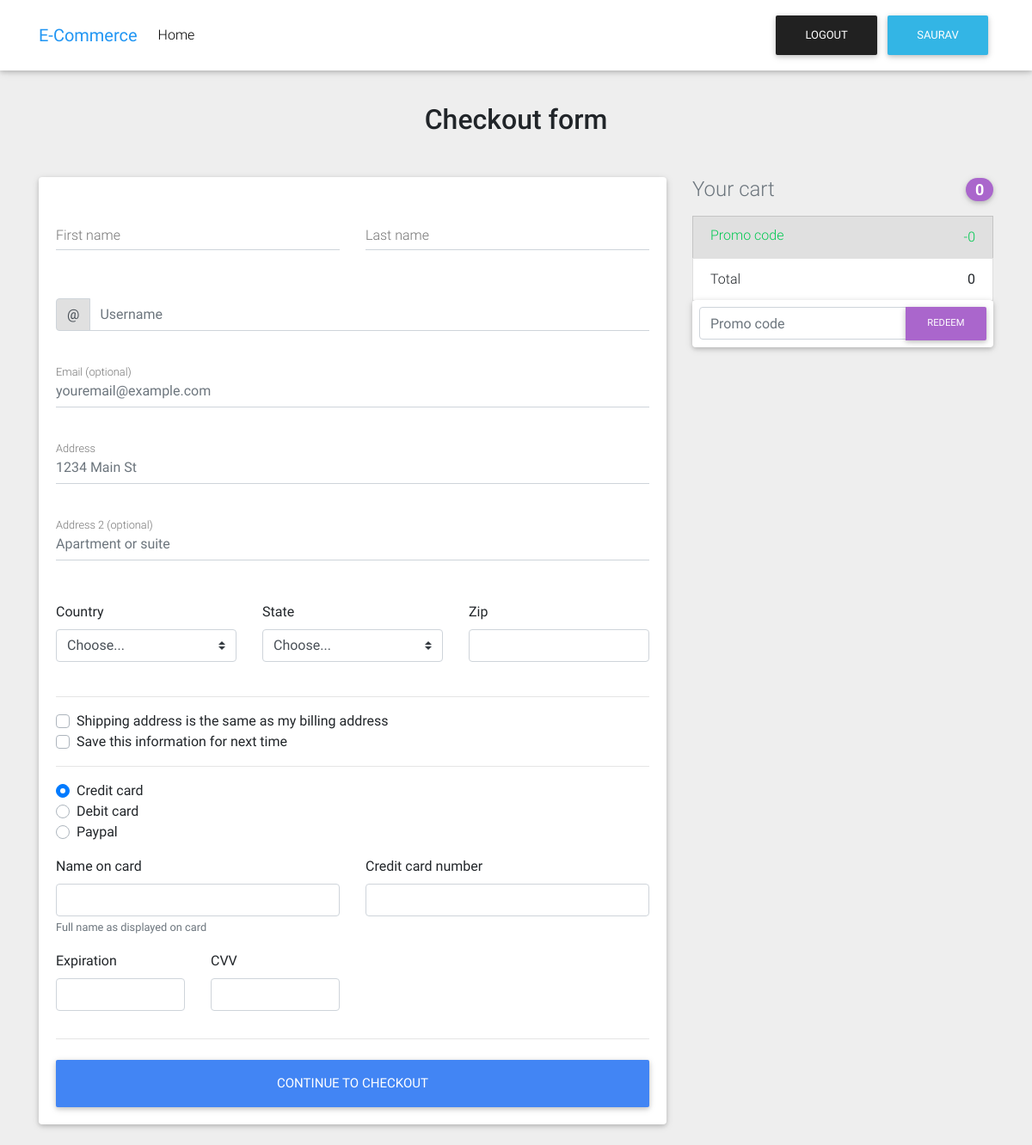
/cart/ (signed in), run on an earlier commit of the app's database.
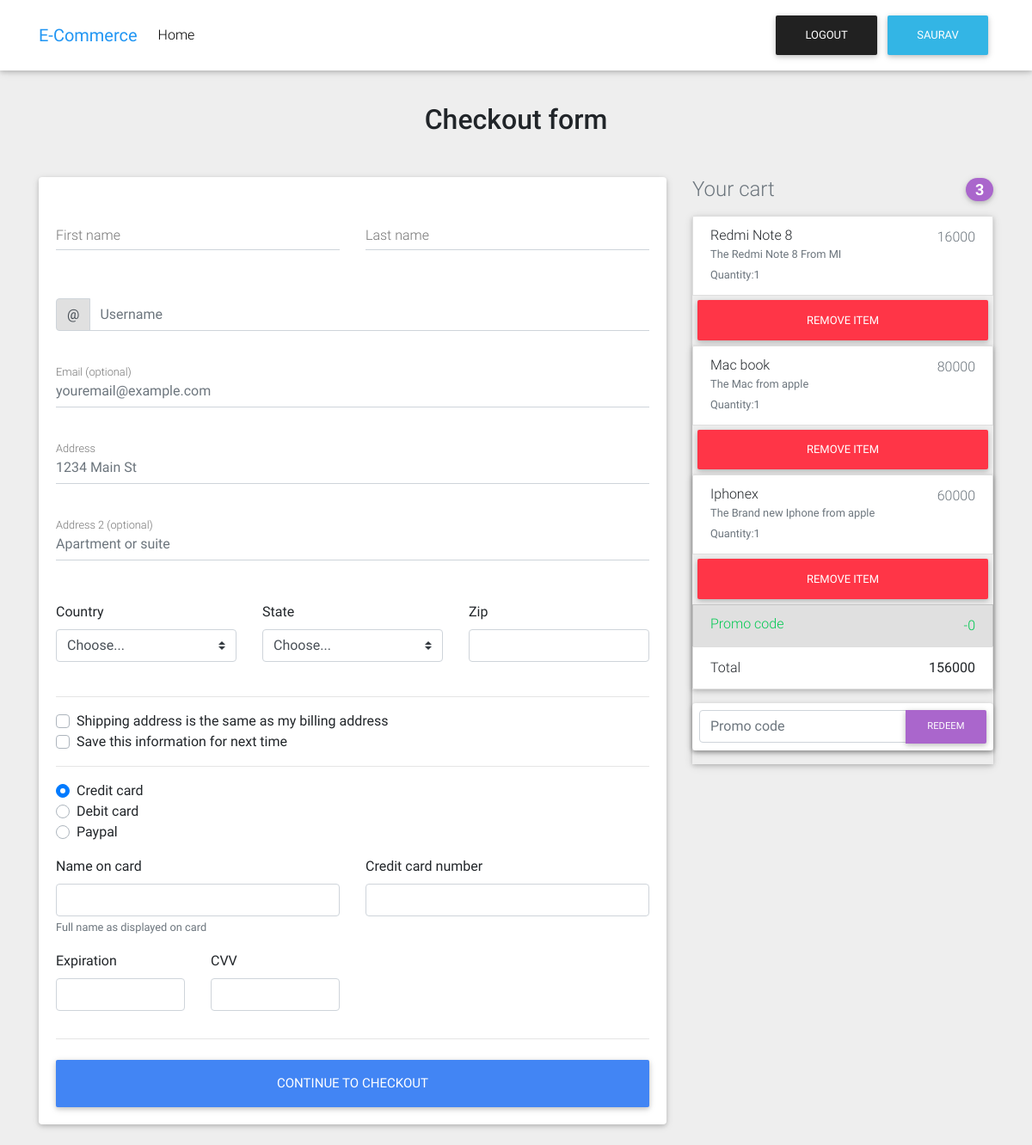
And on a later commit of the database.
### ecommerce/models.py (models this page shows)
class Cart(models.Model):
    user=models.ForeignKey(User,on_delete=models.CASCADE)
    products=models.ForeignKey(Product,on_delete=models.CASCADE)
    quantity=models.IntegerField(default=0)

class Product(models.Model):
    name=models.CharField(max_length=20)
    category=models.ForeignKey(Category, on_delete=models.CASCADE)
    price=models.CharField(max_length=20)
    product_image=models.ImageField()
    description=models.CharField(max_length=100)
    oldprice=models.CharField(max_length=10)
    def __str__(self):
        return self.name

### ecommerce/views.py (the view)
# urls.py: path('cart/',cart),
def cart(request):
    cart=Cart.objects.all().filter(user=request.user)
    count=Cart.objects.all().filter(user=request.user).count()
    discount=0
    promocode=""
    if request.method=="POST":
        promocode=request.POST['promocode']
        discount_coupon=Coupon.objects.get(couponcode=promocode)
        discount=discount_coupon.coupon_price
    total=0
    for i in cart:
        quantity=i.quantity
        t=i.products.price
        total=(int(t)*int(quantity))+int(total)
    total=int(total)-int(discount)
    dict={"cart":cart,"total":total,"count":count,"discount":discount,"promocode":promocode}
    return render(request,'checkout.html',dict)

### template/checkout.html (shortened to what this page needs)
{% load static %}
<!DOCTYPE html>
<html lang="en">
<head>
  <link rel="stylesheet" href="https://use.fontawesome.com/releases/v5.11.2/css/all.css">
  <link href="{% static 'css/bootstrap.min.css' %}" rel="stylesheet">
  <link href="{% static 'css/mdb.min.css' %}" rel="stylesheet">
  <link href="{% static 'css/style.min.css' %}" rel="stylesheet">
</head>
<body class="grey lighten-3">
  <nav class="navbar fixed-top navbar-expand-lg navbar-light white scrolling-navbar">
    <div class="container">
      <a class="navbar-brand waves-effect" href="https://mdbootstrap.com/docs/jquery/" target="_blank">
        <strong class="blue-text">E-Commerce</strong>
      </a>
      <div class="collapse navbar-collapse" id="navbarSupportedContent">
        <ul class="navbar-nav mr-auto">
          <li class="nav-item ">
            <a class="nav-link waves-effect" href="/home/">Home
            </a>
          </li>
        </ul>
          <a href="/logout/" type="button" class="btn btn-dark">Logout</a>
          <a type="button" class="btn btn-info">{{user}}</a>
      </div>
    </div>
  </nav>
  <main class="mt-5 pt-4">
    <div class="container wow fadeIn">
      <h2 class="my-5 h2 text-center">Checkout form</h2>
      <div class="row">
        <div class="col-md-8 mb-4">
          <div class="card">
            <form class="card-body">
              <div class="row">
                <div class="col-md-6 mb-2">
                  <div class="md-form ">
                    <input type="text" id="firstName" class="form-control">
                    <label for="firstName" class="">First name</label>
                  </div>
                </div>
                <div class="col-md-6 mb-2">
                  <div class="md-form">
                    <input type="text" id="lastName" class="form-control">
                    <label for="lastName" class="">Last name</label>
                  </div>
                </div>
              </div>
              <div class="md-form input-group pl-0 mb-5">
                <div class="input-group-prepend">
                  <span class="input-group-text" id="basic-addon1">@</span>
                </div>
                <input type="text" class="form-control py-0" placeholder="Username" aria-describedby="basic-addon1">
              </div>
              <div class="md-form mb-5">
                <input type="text" id="email" class="form-control" placeholder="youremail@example.com">
                <label for="email" class="">Email (optional)</label>
              </div>
              <div class="md-form mb-5">
                <input type="text" id="address" class="form-control" placeholder="1234 Main St">
                <label for="address" class="">Address</label>
              </div>
              <div class="md-form mb-5">
                <input type="text" id="address-2" class="form-control" placeholder="Apartment or suite">
                <label for="address-2" class="">Address 2 (optional)</label>
              </div>
              <div class="row">
                <div class="col-lg-4 col-md-12 mb-4">
                  <label for="country">Country</label>
                  <select class="custom-select d-block w-100" id="country" required>
                    <option value="">Choose...</option>
                  </select>
                </div>
                <div class="col-lg-4 col-md-6 mb-4">
                  <label for="state">State</label>
                  <select class="custom-select d-block w-100" id="state" required>
                    <option value="">Choose...</option>
                  </select>
                </div>
                <div class="col-lg-4 col-md-6 mb-4">
                  <label for="zip">Zip</label>
                  <input type="text" class="form-control" id="zip" placeholder="" required>
                </div>
              </div>
              <hr>
              <div class="custom-control custom-checkbox">
                <label class="custom-control-label" for="same-address">Shipping address is the same as my billing address</label>
              </div>
              <div class="custom-control custom-checkbox">
                <label class="custom-control-label" for="save-info">Save this information for next time</label>
              </div>
              <hr>
              <div class="d-block my-3">
                <div class="custom-control custom-radio">
                  <label class="custom-control-label" for="credit">Credit card</label>
                </div>
                <div class="custom-control custom-radio">
                  <label class="custom-control-label" for="debit">Debit card</label>
                </div>
                <div class="custom-control custom-radio">
                  <label class="custom-control-label" for="paypal">Paypal</label>
                </div>
              </div>
              <div class="row">
                <div class="col-md-6 mb-3">
                  <label for="cc-name">Name on card</label>
                  <input type="text" class="form-control" id="cc-name" placeholder="" required>
                  <small class="text-muted">Full name as displayed on card</small>
                </div>
                <div class="col-md-6 mb-3">
                  <label for="cc-number">Credit card number</label>
                  <input type="text" class="form-control" id="cc-number" placeholder="" required>
                </div>
              </div>
              <div class="row">
                <div class="col-md-3 mb-3">
                  <label for="cc-expiration">Expiration</label>
                  <input type="text" class="form-control" id="cc-expiration" placeholder="" required>
                </div>
                <div class="col-md-3 mb-3">
                  <label for="cc-expiration">CVV</label>
                  <input type="text" class="form-control" id="cc-cvv" placeholder="" required>
                </div>
              </div>
              <hr class="mb-4">
              <button class="btn btn-primary btn-lg btn-block" type="submit">Continue to checkout</button>
            </form>
          </div>
        </div>
        <div class="col-md-4 mb-4">
          <h4 class="d-flex justify-content-between align-items-center mb-3">
            <span class="text-muted">Your cart</span>
            <span class="badge badge-secondary badge-pill">{{count}}</span>
          </h4>
        {% for i in cart %}
          <ul class="list-group mb-3 z-depth-1">
            <li class="list-group-item d-flex justify-content-between lh-condensed">
              <div>
                <h6 class="my-0">{{i.products}}</h6>
                <small class="text-muted">{{i.products.description}}</small>
                <br>
                <small class="text-muted">Quantity:{{i.quantity}}</small>
              </div>
              <span class="text-muted">{{i.products.price}}</span>
            </li>
            <a href="/removeitem?id={{i.id}}" type='button' class='btn btn-danger'>Remove Item</a>
            {% endfor %}
            <li class="list-group-item d-flex justify-content-between bg-light">
              <div class="text-success">
                <h6 class="my-0">Promo code</h6>
              </div>
              <span class="text-success">-{{discount}}</span>
            </li>
            <li class="list-group-item d-flex justify-content-between">
              <span>Total</span>
              <strong>{{total}}</strong>
            </li>
          </ul>
          <form method="POST" class="card p-2" action="/cart/">
            <div class="input-group">
              <input type="text" name="promocode" class="form-control" placeholder="Promo code" aria-label="Recipient's username" aria-describedby="basic-addon2">
              <div class="input-group-append">
                <button class="btn btn-secondary btn-md waves-effect m-0" type="submit">Redeem</button>
              </div>
            </div>
          </form>
        </div>
      </div>
    </div>
  </main>
</body>
</html>

What changed in the data, as far as the page shows it:
added Cart: products "Redmi Note 8", products.description "The Redmi Note 8 From MI", quantity "1", products.price "16000"
added Cart: products "Mac book", products.description "The Mac from apple", quantity "1", products.price "80000"
added Cart: products "Iphonex", products.description "The Brand new Iphone from apple", quantity "1", products.price "60000"
Also different on the page:
{{ count }}: "0" → "3"
{{ total }}: "0" → "156000"
